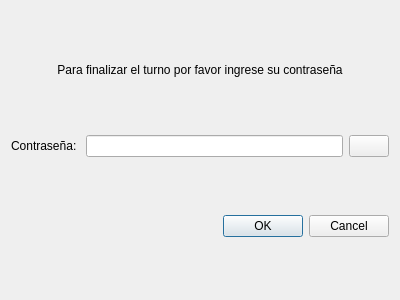
<?xml version="1.0" encoding="UTF-8"?>
<ui version="4.0">
 <class>Dialog</class>
 <widget class="QDialog" name="Dialog">
  <property name="geometry">
   <rect>
    <x>0</x>
    <y>0</y>
    <width>400</width>
    <height>300</height>
   </rect>
  </property>
  <property name="windowTitle">
   <string>Dialog</string>
  </property>
  <layout class="QVBoxLayout" name="verticalLayout">
   <item>
    <widget class="QLabel" name="Contrasena">
     <property name="sizePolicy">
      <sizepolicy hsizetype="Preferred" vsizetype="Fixed">
       <horstretch>0</horstretch>
       <verstretch>0</verstretch>
      </sizepolicy>
     </property>
     <property name="text">
      <string>Para finalizar el turno por favor ingrese su contraseña</string>
     </property>
     <property name="alignment">
      <set>Qt::AlignCenter</set>
     </property>
    </widget>
   </item>
   <item>
    <layout class="QHBoxLayout" name="horizontalLayout">
     <item>
      <widget class="QLabel" name="contrasenaLabel">
       <property name="text">
        <string>Contraseña: </string>
       </property>
      </widget>
     </item>
     <item>
      <widget class="QLineEdit" name="contrasenaLineEdit">
       <property name="clearButtonEnabled">
        <bool>false</bool>
       </property>
      </widget>
     </item>
     <item>
      <widget class="QPushButton" name="pushButton">
       <property name="text">
        <string/>
       </property>
       <property name="checkable">
        <bool>true</bool>
       </property>
      </widget>
     </item>
    </layout>
   </item>
   <item>
    <widget class="QDialogButtonBox" name="buttonBox">
     <property name="orientation">
      <enum>Qt::Horizontal</enum>
     </property>
     <property name="standardButtons">
      <set>QDialogButtonBox::Cancel|QDialogButtonBox::Ok</set>
     </property>
    </widget>
   </item>
  </layout>
 </widget>
 <resources/>
 <connections>
  <connection>
   <sender>buttonBox</sender>
   <signal>accepted()</signal>
   <receiver>Dialog</receiver>
   <slot>accept()</slot>
   <hints>
    <hint type="sourcelabel">
     <x>248</x>
     <y>254</y>
    </hint>
    <hint type="destinationlabel">
     <x>157</x>
     <y>274</y>
    </hint>
   </hints>
  </connection>
  <connection>
   <sender>buttonBox</sender>
   <signal>rejected()</signal>
   <receiver>Dialog</receiver>
   <slot>reject()</slot>
   <hints>
    <hint type="sourcelabel">
     <x>316</x>
     <y>260</y>
    </hint>
    <hint type="destinationlabel">
     <x>286</x>
     <y>274</y>
    </hint>
   </hints>
  </connection>
 </connections>
</ui>
